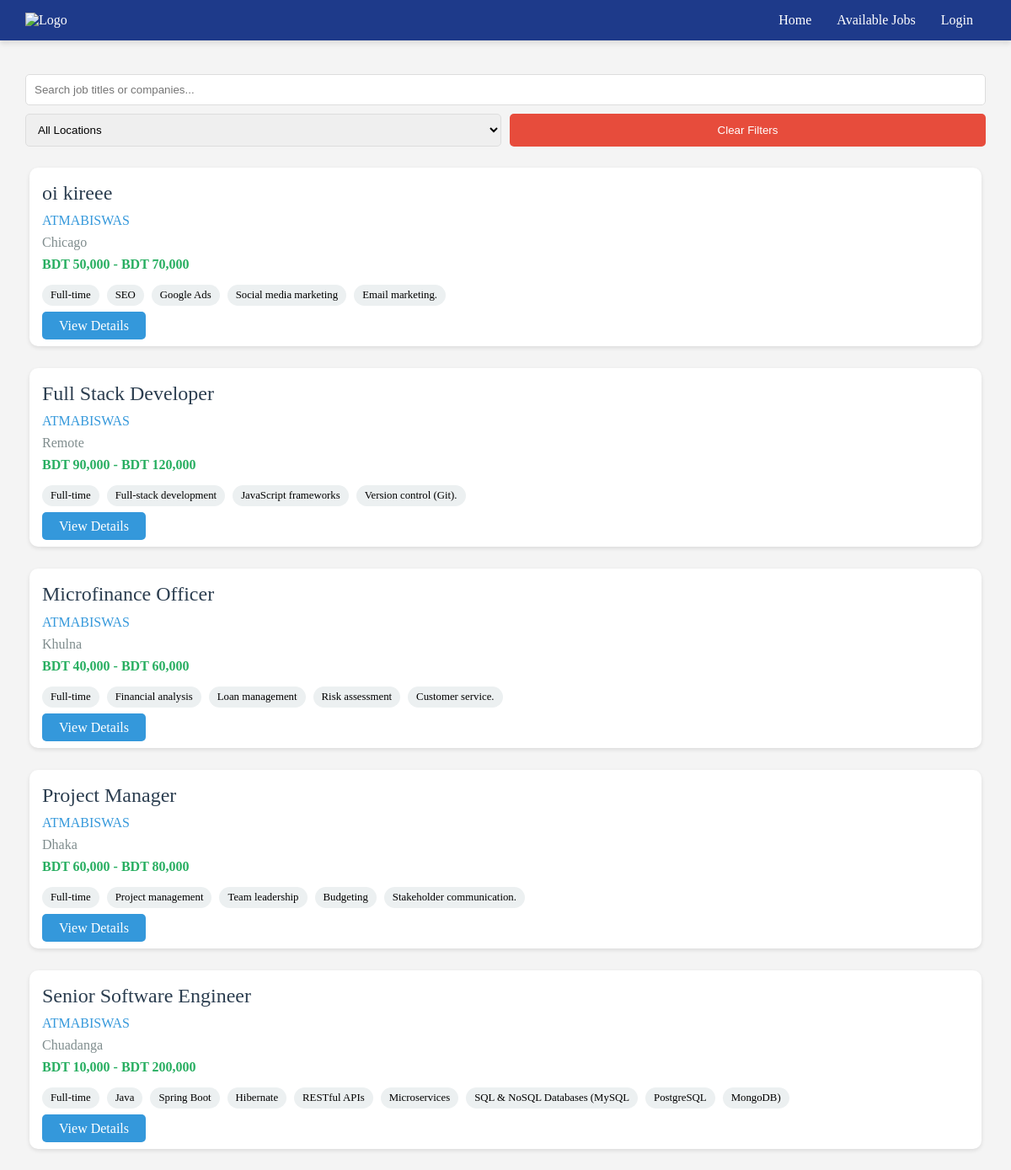
/backend/career/availableJobs.php, run on the app's committed database.
### tables this page shows
CREATE TABLE `jobs` (
  `job_id` int(11) NOT NULL,
  `job_title` varchar(100) NOT NULL,
  `job_description` text NOT NULL,
  `job_skillset` text NOT NULL,
  `job_experience` varchar(20) NOT NULL,
  `job_benefits` text NOT NULL,
  `job_location` varchar(100) NOT NULL,
  `salary_range` varchar(50) NOT NULL,
  `job_type` varchar(20) NOT NULL,
  `job_req` varchar(255) DEFAULT 'No job requirements specified',
  `PostDate` date NOT NULL DEFAULT curdate(),
  `deadline` date DEFAULT NULL,
  `job_dept` varchar(255) DEFAULT 'Manager',
  `job_code` varchar(255) DEFAULT NULL
);

### backend/career/availableJobs.php (the view, shortened to what this page needs)
<?php
$database = new Db();
$connection = $database->connect();
$sql = "SELECT * FROM jobs";
$stmt = $connection->prepare($sql);
$stmt->execute();
$res = $stmt->fetchAll(PDO::FETCH_ASSOC);
?>
<!DOCTYPE html>
<html lang="en">
<head>
    <link rel="stylesheet" href="css/avjobs.css">
</head>
<body>
    <header>
        <div class="navbar">
            <div class="logo">
                <img src="https://atmabiswas.org/wp-content/uploads/2024/10/cropped-Monogram-web.webp" alt="Logo">
            </div>
            <ul class="menu">
                <li><a href="../../frontend/career.php">Home</a></li>
                <li><a href="availableJobs.php">Available Jobs</a></li>
                <li><a href="../login/login.php">Login</a></li>
            </ul>
        </div>
    </header>
    <div class="container">
        <div class="search-section">
            <input type="text" id="searchInput" placeholder="Search job titles or companies...">
            <select id="locationFilter">
                <option value="">All Locations</option>
            </select>
            <button class="clear-filters" onclick="clearFilters()">Clear Filters</button>
        </div>
        <?php
        foreach ($res as $r) {
            echo "<div class='jobs-container' id='jobsContainer'>";
            echo "    <div class='job-card'>";
            echo "<a href='jobdes.php?id=" . htmlspecialchars($r['job_id']) . "&deptCode=" . htmlspecialchars($r['job_code']) . "' class='job-title'>" . htmlspecialchars($r['job_title']) . "</a>";
            echo "        <p class='company'>ATMABISWAS</p>";
            echo "        <p class='location'>" . $r['job_location'] . "</p>";
            echo "        <p class='salary'>" . $r['salary_range'] . "</p>";
            echo "        <div class='tags'>";
            echo "            <span class='tag'>Full-time</span>";
            $skills = explode(",", $r['job_skillset']);
            foreach ($skills as $skill) {
                echo " <span class='tag'>" . $skill . "</span>";
            }
            echo "        </div>";
            echo '<a class="apply-btn-a" href="jobdes.php?id=' . htmlspecialchars($r['job_id']) . '&deptCode=' . htmlspecialchars($r['job_code']) . '">View Details</a>';
            echo "    </div>";
            echo "</div>";
        }
        ?>
    </div>
</body>
</html>

### backend/career/css/avjobs.css (style rules this page uses)
* { margin: 0; padding: 0; box-sizing: border-box; }
body { background-color: #f4f4f4; }
.navbar { display: flex; justify-content: space-between; align-items: center; background: #1e3a8a; color: #fff; padding: 15px 10px; box-shadow: 0 4px 6px rgba(0, 0, 0, 0.1); flex-wrap: wrap; }
.navbar .logo img { height: 70px; }
.navbar .menu { list-style: none; display: flex; flex-wrap: wrap; justify-content: center; margin-top: 10px; width: 100%; }
@media (min-width: 768px) { .navbar .menu { width: auto; margin-top: 0; justify-content: flex-end; } }
@media (min-width: 768px) { .navbar { padding: 15px 30px; flex-wrap: nowrap; } }
@media (min-width: 768px) { .job-title { font-size: 1.75rem; } }
.navbar .menu li { margin: 0 15px; }
.navbar .menu li a { text-decoration: none; color: #fff; font-weight: 500; transition: color 0.3s; }
.container { max-width: 1200px; margin: 0 auto; padding: 20px; }
.search-section { margin: 20px 0; display: flex; gap: 10px; flex-wrap: wrap; padding: 0 10px; }
#searchInput { flex: 1 1 100%; padding: 10px; border: 1px solid #ddd; border-radius: 5px; min-width: 0; }
#locationFilter { padding: 10px; border: 1px solid #ddd; border-radius: 5px; min-width: 150px; flex: 1 1 45%; }
.clear-filters { padding: 10px 20px; background-color: #e74c3c; color: white; border: none; border-radius: 5px; cursor: pointer; flex: 1 1 45%; }
.jobs-container { display: grid; grid-template-columns: repeat(auto-fit, minmax(280px, 1fr)); margin-top: 1rem; gap: 20px; padding: 0 10px; }
.job-card { background-color: white; padding: 15px; border-radius: 10px; box-shadow: 0 2px 5px rgba(0, 0, 0, 0.1); margin: 5px; word-break: break-word; }
.job-title { font-size: 1.5rem; text-decoration: none; color: #2c3e50; margin-bottom: 8px; display: block; line-height: 1.3; }
.company { color: #3498db; margin-bottom: 8px; }
.location { color: #7f8c8d; margin-bottom: 8px; }
.salary { color: #27ae60; margin-bottom: 15px; font-weight: bold; }
.tags { margin-bottom: 15px; }
.tag { cursor: pointer; display: inline-block; background-color: #ecf0f1; padding: 5px 10px; border-radius: 15px; margin-right: 5px; font-size: 0.8em; transition: ease-in-out 0.3s all; }
.apply-btn-a { text-decoration: none; background-color: #3498db; color: white; padding: 8px 20px; border: none; border-radius: 5px; cursor: pointer; }
.apply-btn-a { background-color: #3498db; color: white; border: none; cursor: pointer; }

### data on the page
jobs: job_title "oi kireee", job_location "Chicago", salary_range "BDT 50,000 - BDT 70,000", job_skillset "SEO", job_skillset "Google Ads", job_skillset "Social media marketing", job_skillset "Email marketing."
jobs: job_title "Full Stack Developer", job_location "Remote", salary_range "BDT 90,000 - BDT 120,000", job_skillset "Full-stack development", job_skillset "JavaScript frameworks", job_skillset "Version control (Git)."
jobs: job_title "Microfinance Officer", job_location "Khulna", salary_range "BDT 40,000 - BDT 60,000", job_skillset "Financial analysis", job_skillset "Loan management", job_skillset "Risk assessment", job_skillset "Customer service."
jobs: job_title "Project Manager", job_location "Dhaka", salary_range "BDT 60,000 - BDT 80,000", job_skillset "Project management", job_skillset "Team leadership", job_skillset "Budgeting", job_skillset "Stakeholder communication."
jobs: job_title "Senior Software Engineer", job_location "Chuadanga", salary_range "BDT 10,000 - BDT 200,000", job_skillset "Java", job_skillset "Spring Boot", job_skillset "Hibernate", job_skillset "RESTful APIs", job_skillset "Microservices", job_skillset "SQL & NoSQL Databases (MySQL", job_skillset "PostgreSQL", job_skillset "MongoDB)"
